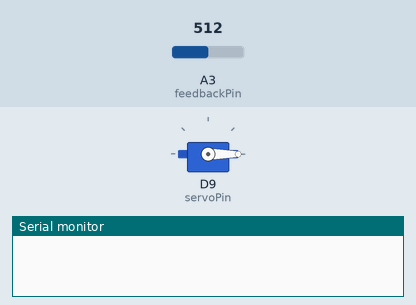
A sketch run on a simulated Arduino Zero (SAMD21). Shown: servo, the last lines printed to the serial monitor. The inputs (shaded band) are chosen by the test bench; at power-on: A3 (feedbackPin) = 512 (analog values on the 0–1023 scale).

Above: at 0.0 s.
At 18.08 s:
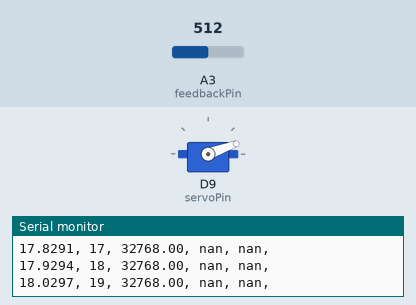
At 26.1 s:
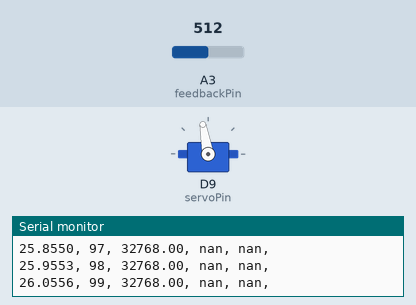
At 34.1 s:
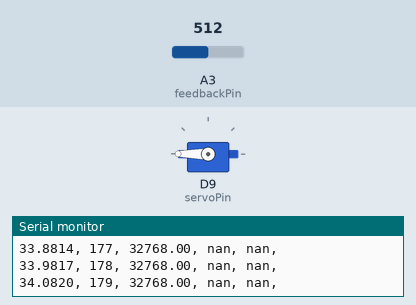
Timing chart, 0 to 40.0 s (numbered marks = the images above):
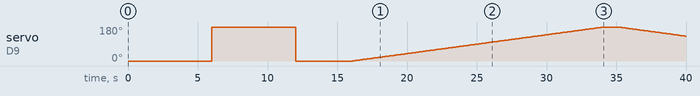

Measured:
- by itself, servo on D9 (servoPin): 0° → 180° at 6.0 s, → 0° 6.0 s later, → 1° 4.1 s later, → 2° 0.10 s later, … (231 changes in this stretch)

The sketch:

L05_ServoCalStarter.ino
```cpp
// Consider using the newer ServoCalList with M0 processors for better results
#include <Servo.h>
uint8_t servoPin = 9;     // make sure these match your wiring
uint8_t feedbackPin = A3;
uint8_t ledPin = 13;

Servo myservo;            // create servo object to control a servo

float aZero, a180;        // the analog read values corresponding to zero and 180 degrees

void setup() {
  Serial.begin(115200);
  while(!Serial && micros() < 10000000);
  analogReadResolution(16);

  // Start by getting some calibration values

  myservo.attach(servoPin);       // bring the servo under UNO control
  myservo.write(0); delay(6000);  // send it to zero and wait long enough
  myservo.detach();               // stop driving the servo
  aZero = 0;                      // get an average reading from the potentiometer
  for (int i = 0; i < 100; i++) aZero += analogRead(feedbackPin);
  aZero /= 100;

  myservo.attach(servoPin);       // do the same for 180 degrees
  myservo.write(180); delay(6000);
  myservo.detach();
  a180 = 0;
  for (int i = 0; i < 100; i++) a180 += analogRead(feedbackPin);
  a180 /= 100;

  Serial.print("\n\nServoCalStarter\n\nAverage analogRead() values for 0 and 180 degrees: ");
  Serial.print(aZero); Serial.print(", "); Serial.print(a180); Serial.print("\n\n");

  myservo.attach(servoPin);     // attaches the servo to the servo object
  myservo.write(0);             // go to zero degrees
  delay(3000);                  // wait to make sure it gets there

  ramp(100);                    // collect some slow moving ramp data
  step(20);                     // check for step response
}


void loop() {
  //  ramp(micros()/10000000);
  // put some code here to calculate a desired position value
  int pos = 0;
  if(millis() % 10000 < 5000) pos = 90;
  else pos = 90 + 40 * cos(millis()/500.);
  myservo.write(pos);
  // you probably want to read the feedback and print some diagnostic results here
}


void ramp(int wait) {   // run through the different postions in both directions
  Serial.print("\n\nIn ramp() with wait = "); Serial.print(wait);
  Serial.print("\nTime [s], set pos [deg], analog [-], pot [deg], pot - pos [deg]\n\n");
  for (int tpos = 0; tpos <= 360; tpos += 1) { // goes from 0 degrees to 180 degrees and back
    int pos = tpos;
    if (pos > 180) pos = 360 - pos;
    myservo.write(pos);                 // tell servo to go to position in variable 'pos'
    delay(wait);                          // waits for the servo to reach the position
    if (pos % 180 == 0 ) delay(1000);
    float a = analogRead(feedbackPin);
    float d = (a - aZero) * 180 / (a180-aZero);
    d = fmap(a,aZero,a180,0,180);
    Serial.print(micros() / 1000000., 4); Serial.print(", ");
    Serial.print(pos); Serial.print(", ");
    Serial.print(a); Serial.print(", ");
    Serial.print(d); Serial.print(", ");
    Serial.print(d-pos); Serial.print(", ");
    Serial.print("\n");
  }
}

void step(int wait) {   // How fast does it respond to a step change?
  Serial.print("\n\nIn step() with wait = "); Serial.print(wait);
  Serial.print("\nTime [s], set pos [deg], analog [-], pot [deg], pot - pos [deg]\n\n");
  unsigned long tStart = millis();
  unsigned long tNow = millis();
  int pos = 0;
  while(tNow - tStart < 4000){
    tNow = millis();
    if(tNow - tStart < 2000) pos = 30; // tell servo to go to position
    else pos = 150;
    myservo.write(pos);
    delay(wait);                          // waits for the servo to reach the position
    float a = analogRead(feedbackPin);
    float d = (a - aZero) * 180 / (a180-aZero);
    d = fmap(a,aZero,a180,0,180);
    Serial.print(micros() / 1000000., 4); Serial.print(", ");
    Serial.print(pos); Serial.print(", ");
    Serial.print(a); Serial.print(", ");
    Serial.print(d); Serial.print(", ");
    Serial.print(d-pos); Serial.print(", ");
    Serial.print("\n");
  }
}

float fmap(float x, float in_min, float in_max, float out_min, float out_max)
{   // a floating point version of the map() function
  return (x - in_min) * (out_max - out_min) / (in_max - in_min) + out_min;
}
```
